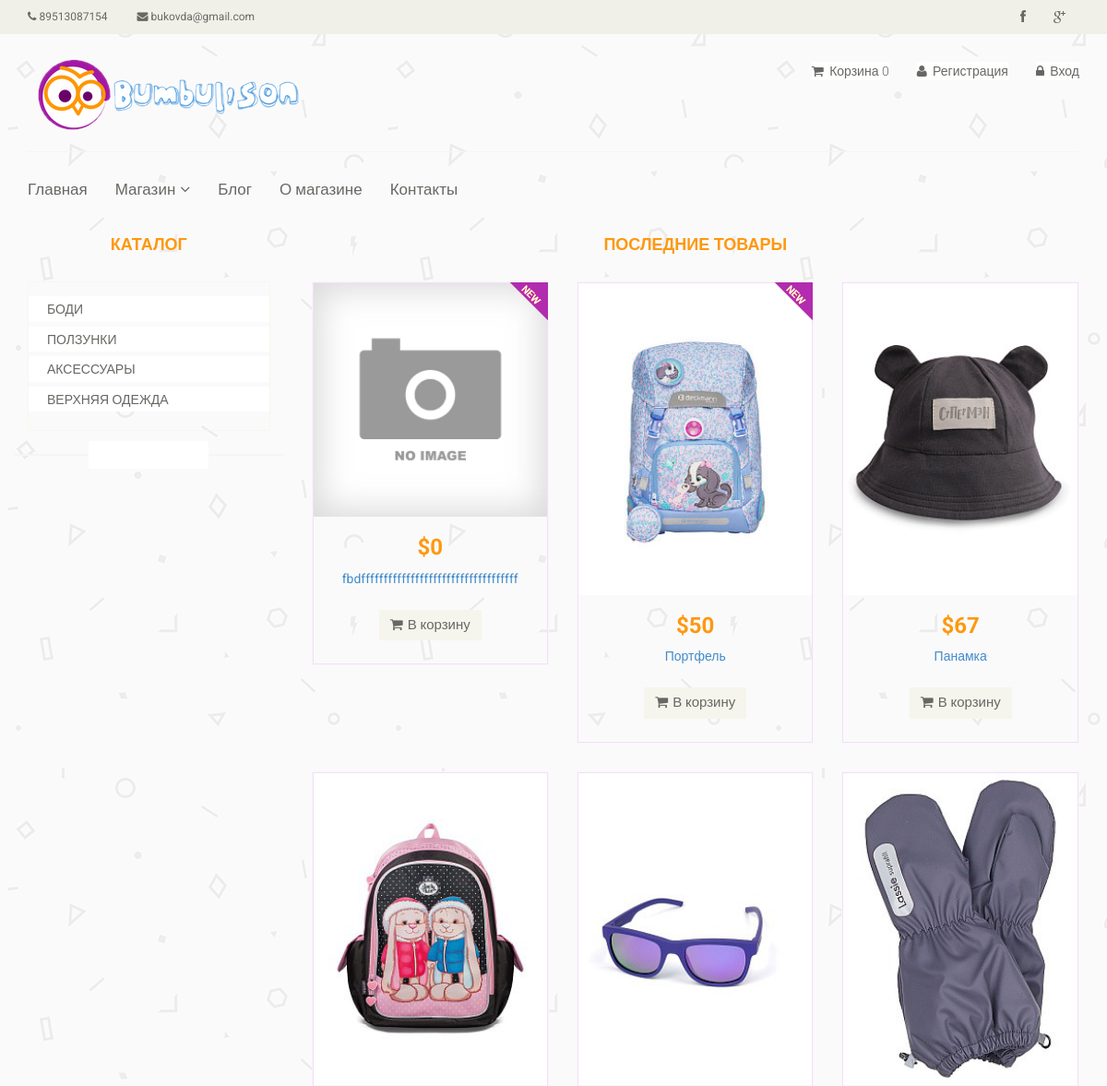
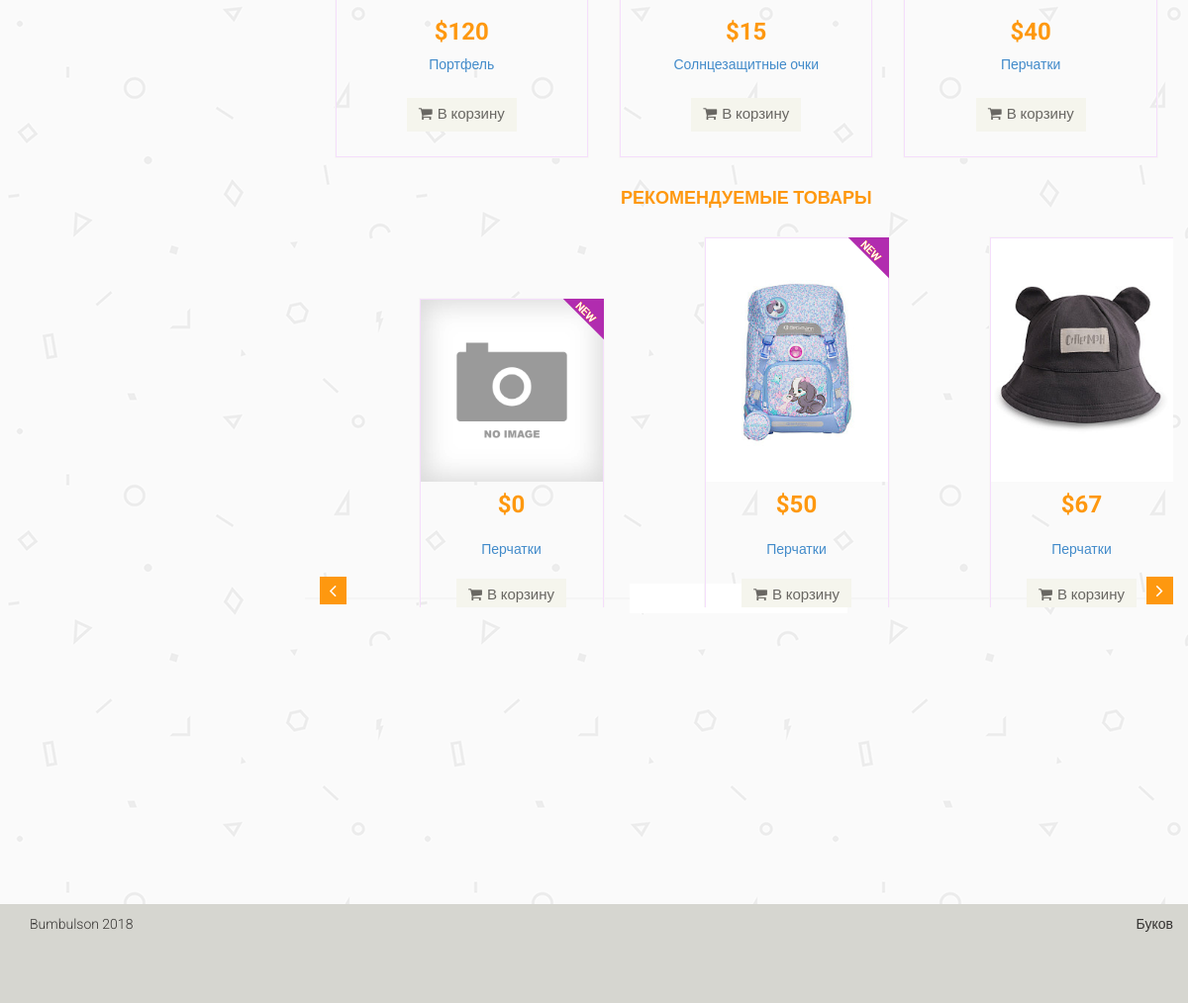
The page / on the database its author committed (2 pictures, top to bottom).
### tables this page shows
CREATE TABLE IF NOT EXISTS `category` (
  `id` int(11) NOT NULL,
  `name` varchar(255) NOT NULL,
  `sort_order` int(11) NOT NULL,
  `status` int(11) NOT NULL DEFAULT '1'
);

### config/routes.php (called while the page is built)
<?php
return array(
    'product/([0-9]+)' => 'product/view/$1',
    'catalog' => 'catalog/index',
    'category/([0-9]+)/page-([0-9]+)' => 'catalog/category/$1/$2',
    'category/([0-9]+)' => 'catalog/category/$1',
    'cart/delete/([0-9]+)' => 'cart/delete/$1',
    'cart/checkout' => 'cart/checkout',
    'cart/add/([0-9]+)' => 'cart/add/$1',
    'cart/addAjax/([0-9]+)' => 'cart/addAjax/$1',
    'cart' => 'cart/index',
    'admin/blog/create' => 'adminBlog/create',
    'admin/blog/update/([0-9]+)' => 'adminBlog/update/$1',
    'admin/blog/delete/([0-9]+)' => 'adminBlog/delete/$1',
    'admin/blog' => 'adminBlog/index',
    'admin/product/create' => 'adminProduct/create',
    'admin/product/update/([0-9]+)' => 'adminProduct/update/$1',
    'admin/product/delete/([0-9]+)' => 'adminProduct/delete/$1',
    'admin/product' => 'adminProduct/index',
    'admin/category/create' => 'adminCategory/create',
    'admin/category/update/([0-9]+)' => 'adminCategory/update/$1',
    'admin/category/delete/([0-9]+)' => 'adminCategory/delete/$1',
    'admin/category' => 'adminCategory/index',
    'admin/order/update/([0-9]+)' => 'adminOrder/update/$1',
    'admin/order/delete/([0-9]+)' => 'adminOrder/delete/$1',
    'admin/order/view/([0-9]+)' => 'adminOrder/view/$1',
    'admin/order' => 'adminOrder/index',
    'user/register' => 'user/register',
    'user/login' => 'user/login',
    'user/logout' => 'user/logout',
    'cabinet/edit' => 'cabinet/edit',
    'cabinet' => 'cabinet/index',
    'contacts' => 'site/contact',
    'about' => 'site/about',
    'blog/([0-9]+)' => 'blog/view/$1',
    'blog' => 'blog/index',
    'blog/([0-9]+)' => 'blog/view/$1',
    'admin' => 'admin/index',
    '' => 'site/index',
);

### controllers/SiteController.php (called while the page is built, shortened)
<?php
class SiteController
{
    public function actionIndex()
    {
        $categories = Category::getCategoriesList();
        $latestProducts = Product::getLatestProducts(6);
        $sliderProducts = Product::getRecommendedProducts();
        require_once(ROOT . '/views/site/index.php');
        return true;
    }
}

### index.php (called while the page is built, shortened)
<?php
$router = new Router();
$router->run();

### models/Category.php (called while the page is built, shortened)
<?php
class Category
{
    public static function getCategoriesList()
    {
        $db = Db::getConnection();
        $categoryList = array();
        $result = $db->query('SELECT id, name FROM category '
            . 'ORDER BY sort_order ASC');
        $i = 0;
        while ($row = $result->fetch()) {
            $categoryList[$i]['id'] = $row['id'];
            $categoryList[$i]['name'] = $row['name'];
            $i++;
        }
        return $categoryList;
    }
}

### models/Product.php (called while the page is built, shortened)
<?php
class Product
{
    public static function getLatestProducts($count = self::SHOW_BY_DEFAULT)
    {
        $count = intval($count);
        $db = Db::getConnection();
        $productsList = array();
        $result = $db->query('SELECT id, name, price, image, is_new FROM product '
            . 'WHERE status = "1"'
            . 'ORDER BY id DESC '
            . 'LIMIT ' . $count);
        $i = 0;
        while ($row = $result->fetch()) {
            $productsList[$i]['id'] = $row['id'];
            $productsList[$i]['name'] = $row['name'];
            $productsList[$i]['image'] = $row['image'];
            $productsList[$i]['price'] = $row['price'];
            $productsList[$i]['is_new'] = $row['is_new'];
            $i++;
        }
        return $productsList;
    }
    public static function getRecommendedProducts()
    {
        $db = Db::getConnection();
        $result = $db->query('SELECT id, name, price, is_new FROM product '
            . 'WHERE status = "1" AND is_recommended = "1" '
            . 'ORDER BY id DESC');
        $i = 0;
        $productsList = array();
        while ($row = $result->fetch()) {
            $productsList[$i]['id'] = $row['id'];
            $productsList[$i]['name'] = $row['name'];
            $productsList[$i]['price'] = $row['price'];
            $productsList[$i]['is_new'] = $row['is_new'];
            $i++;
        }
        return $productsList;
    }
    public static function getImage($id)
    {
        $noImage = 'no-image.jpg';
        $path = '/upload/images/products/';
        $pathToProductImage = $path . $id . '.jpg';
        if (file_exists($_SERVER['DOCUMENT_ROOT'] . $pathToProductImage)) {
            return $pathToProductImage;
        }
        return $path . $noImage;
    }
}

### views/site/index.php (the view)
<?php include ROOT . '/views/layouts/header.php'; ?>
    <section>
        <div class="container">
            <div class="row">
                <div class="col-sm-3">
                    <div class="left-sidebar">
                        <h2>Каталог</h2>
                        <div class="panel-group category-products">
                            <?php foreach ($categories as $categoryItem): ?>
                                <div class="panel panel-default">
                                    <div class="panel-heading">
                                        <h4 class="panel-title">
                                            <a href="/category/<?php echo $categoryItem['id']; ?>">
                                                <?php echo $categoryItem['name']; ?>
                                            </a>
                                        </h4>
                                    </div>
                                </div>
                            <?php endforeach; ?>
                        </div>
                    </div>
                </div>
                <div class="col-sm-9 padding-right">
                    <div class="features_items">
                        <h2 class="title text-center">Последние товары</h2>
                        <?php foreach ($latestProducts as $product): ?>
                            <div class="col-sm-4">
                                <div class="product-image-wrapper">
                                    <div class="single-products">
                                        <div class="productinfo text-center">
                                            <img src="<?php echo Product::getImage($product['id']); ?>" alt=""/>
                                            <h2>$<?php echo $product['price']; ?></h2>
                                            <p>
                                                <a href="/product/<?php echo $product['id']; ?>">
                                                    <?php echo $product['name']; ?>
                                                </a>
                                            </p>
                                            <a href="#" class="btn btn-default add-to-cart"
                                               data-id="<?php echo $product['id']; ?>"><i
                                                        class="fa fa-shopping-cart"></i>В корзину</a>
                                        </div>
                                        <?php if ($product['is_new']): ?>
                                            <img src="/template/images/home/new.png" class="new" alt=""/>
                                        <?php endif; ?>
                                    </div>
                                </div>
                            </div>
                        <?php endforeach; ?>
                    </div>
                    <div class="recommended_items">
                        <h2 class="title text-center">Рекомендуемые товары</h2>
                        <div class="cycle-slideshow"
                             data-cycle-fx=carousel
                             data-cycle-timeout=5000
                             data-cycle-carousel-visible=3
                             data-cycle-carousel-fluid=true
                             data-cycle-slides="div.item"
                             data-cycle-prev="#prev"
                             data-cycle-next="#next"
                        >
                            <?php foreach ($sliderProducts as $sliderItem): ?>
                                <div class="item">
                                    <div class="product-image-wrapper">
                                        <div class="single-products">
                                            <div class="productinfo text-center">
                                                <img src="<?php echo Product::getImage($sliderItem['id']); ?>" alt=""/>
                                                <h2>$<?php echo $sliderItem['price']; ?></h2>
                                                <a href="/product/<?php echo $sliderItem['id']; ?>">
                                                    <?php echo $product['name']; ?>
                                                </a>
                                                <br/><br/>
                                                <a href="#" class="btn btn-default add-to-cart"
                                                   data-id="<?php echo $sliderItem['id']; ?>"><i
                                                            class="fa fa-shopping-cart"></i>В корзину</a>
                                            </div>
                                            <?php if ($sliderItem['is_new']): ?>
                                                <img src="/template/images/home/new.png" class="new" alt=""/>
                                            <?php endif; ?>
                                        </div>
                                    </div>
                                </div>
                            <?php endforeach; ?>
                        </div>
                        <a class="left recommended-item-control" id="prev" href="#recommended-item-carousel"
                           data-slide="prev">
                            <i class="fa fa-angle-left"></i>
                        </a>
                        <a class="right recommended-item-control" id="next" href="#recommended-item-carousel"
                           data-slide="next">
                            <i class="fa fa-angle-right"></i>
                        </a>
                    </div>
                </div>
            </div>
        </div>
    </section>
<?php include ROOT . '/views/layouts/footer.php'; ?>

### components/Router.php (shortened to what this page needs)
<?php
class Router
{
    private $routes;
    public function __construct()
    {
        $routesPath = ROOT . '/config/routes.php';
        $this->routes = include($routesPath);
    }
    private function getURI()
    {
        if (!empty($_SERVER['REQUEST_URI'])) {
            return trim($_SERVER['REQUEST_URI'], '/');
        }
    }
    public function run()
    {
        $uri = $this->getURI();
        foreach ($this->routes as $uriPattern => $path) {
            if (preg_match("~$uriPattern~", $uri)) {
                $internalRoute = preg_replace("~$uriPattern~", $path, $uri);
                $segments = explode('/', $internalRoute);
                $controllerName = array_shift($segments) . 'Controller';
                $actionName = 'action' . ucfirst(array_shift($segments));
                $parameters = $segments;
                $controllerObject = new $controllerName;
                $result = call_user_func_array(array($controllerObject, $actionName), $parameters);
                if ($result != null) {
                    break;
                }
            }
        }
    }
}

### template/css/main.css (style rules this page uses)
body { font-family: 'Roboto', sans-serif; background:; position: relative; font-weight:400px; background: url(../images/home/fon.png); }
a { -webkit-transition: 300ms; -moz-transition: 300ms; -o-transition: 300ms; transition: 300ms; }
h1, h2, h3, h4, h5, h6 { font-family: 'Roboto', sans-serif; }
.item { padding-left: 100px; }
.item h2 { color: #363432; font-family: 'Roboto', sans-serif; font-size: 28px; font-weight: 700; margin-bottom: 22px; margin-top: 10px; }
.right { right: 0; }
.category-products { border: 1px solid #F7F7F0; margin-bottom: 35px; padding-bottom: 20px; padding-top: 15px; }
.left-sidebar h2, .brands_products h2 { color: #FE980F; font-family: 'Roboto', sans-serif; font-size: 18px; font-weight: 700; margin: 0 auto 30px; text-align: center; text-transform: uppercase; z-index:3; }
.left-sidebar h2:after, h2.title:after { content: " "; position: absolute; border: 1px solid #f5f5f5; bottom:8px; left: 0; width: 100%; height: 0; z-index: -2; }
.left-sidebar h2:before { content: " "; position: absolute; background: #fff; bottom: -6px; width: 130px; height: 30px; z-index: -1; left: 50%; margin-left: -65px; }
h2.title:before { content: " "; position: absolute; background: #fff; bottom: -6px; width: 220px; height: 30px; z-index: -1; left: 50%; margin-left: -110px; }
.category-products .panel { background-color: #FFFFFF; border: 0px; border-radius: 0px; box-shadow:none; margin-bottom: 0px; }
.category-products .panel-default .panel-heading { background-color: #FFFFFF; border: 0 none; color: #FFFFFF; padding: 5px 20px; }
.category-products .panel-default .panel-heading .panel-title a { color: #696763; font-family: 'Roboto', sans-serif; font-size: 14px; text-decoration: none; text-transform: uppercase; }
.padding-right { padding-right: 0; }
.features_items { overflow:hidden; }
h2.title { color: #FE980F; font-family: 'Roboto', sans-serif; font-size: 18px; font-weight: 700; margin: 0 15px; text-transform: uppercase; margin-bottom: 30px; }
.product-image-wrapper { border:1px solid #F7F7F5; overflow: hidden; margin-bottom:30px; }
.single-products { position: relative; }
.new, .sale { position: absolute; top: 0; right: 0; }
.productinfo h2 { color: #FE980F; font-family: 'Roboto', sans-serif; font-size: 24px; font-weight: 700; }
.productinfo p { font-family: 'Roboto', sans-serif; font-size: 14px; font-weight: 400; height: 34px; color: #696763; }
.productinfo img { width: 100%; }
.productinfo { position:relative; border:.5px solid #f5defc; }
.add-to-cart { background:#F5F5ED; border: 0 none; border-radius: 0; color: #696763; font-family: 'Roboto', sans-serif; font-size: 15px; margin-bottom: 25px; }
.add-to-cart i { margin-right:5px; }
.recommended_items { overflow: hidden; }
.recommended-item-control { position: absolute; top: 98%; }
.recommended-item-control i { background: none repeat scroll 0 0 #FE980F; color: #FFFFFF; font-size: 20px; padding: 4px 10px; }

### rows shown on the page
category: name "БОДИ"
category: name "ПОЛЗУНКИ"
category: name "АКСЕССУАРЫ"
category: name "ВЕРХНЯЯ ОДЕЖДА"

### other values the page prints
$product['price'] "0"
$product['name'] "fbdfffffffffffffffffffffffffffffffffff"
$product['price'] "50"
$product['name'] "Портфель"
$product['price'] "67"
$product['name'] "Панамка"
$product['price'] "120"
$product['price'] "15"
$product['name'] "Солнцезащитные очки"
$product['price'] "40"
$product['name'] "Перчатки"
$sliderItem['price'] "0"
$sliderItem['price'] "50"
$sliderItem['price'] "67"
